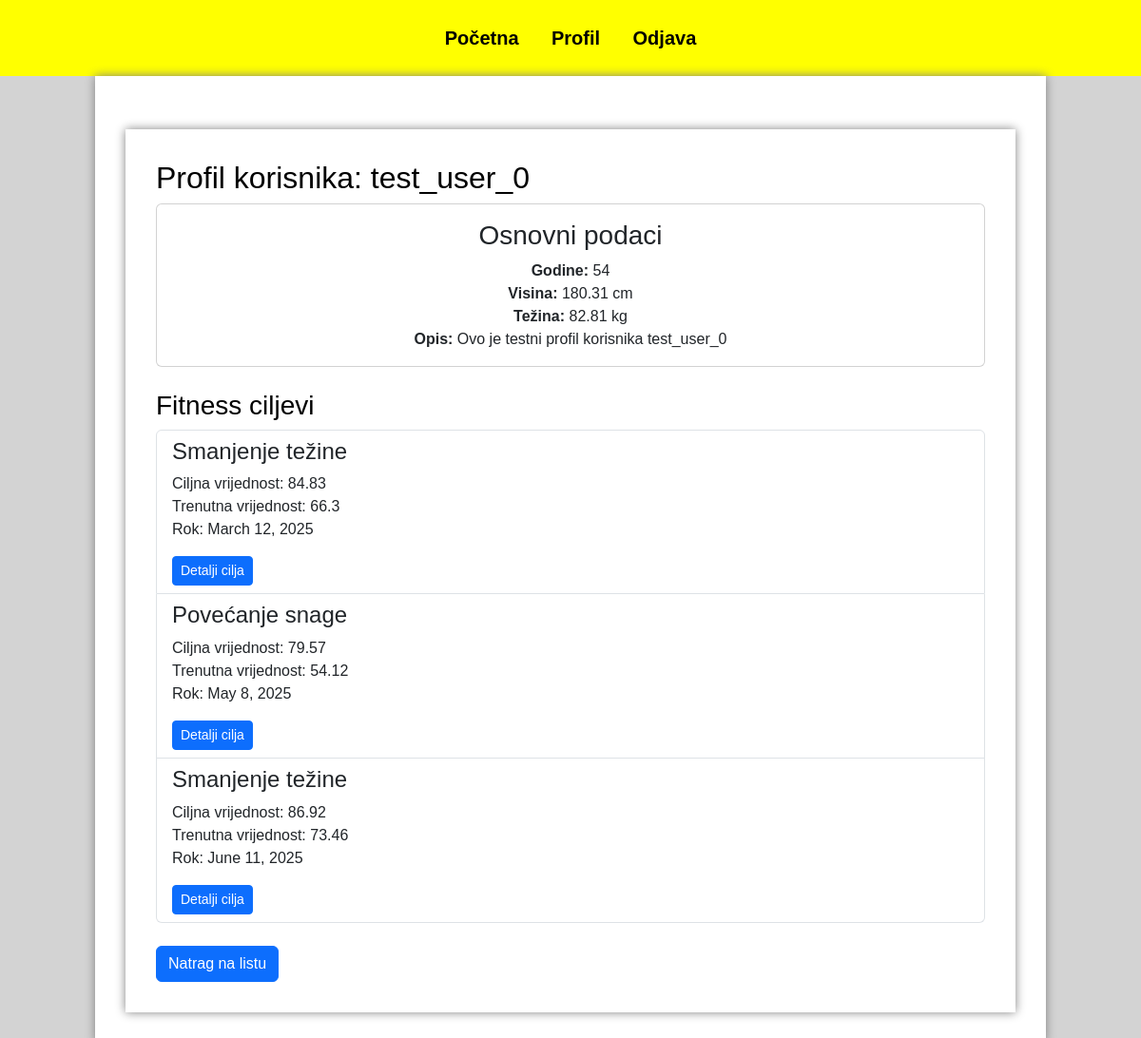
The page /profil/46/ (signed in) on the database its author committed.
### main/models.py (models this page shows, shortened)
class KorisnickiProfil(models.Model):
    korisnik = models.OneToOneField(User, on_delete=models.CASCADE)
    godine = models.PositiveIntegerField()
    visina = models.FloatField(help_text="Visina u cm")
    tezina = models.FloatField(help_text="Težina u kg")
    opis = models.TextField(blank=True, null=True)

class FitnessCilj(models.Model):
    FITNESS_CILJ = [
        ('Mršavljenje', 'Mršavljenje'),
        ('Dobivanje mišićne mase', 'Dobivanje mišićne mase'),
        ('Izdržljivost', 'Izdržljivost'),
        ('Fleksibilnost', 'Fleksibilnost'),
        ('Snaga', 'Snaga'),
        ('Brzina', 'Brzina')
    ]
    korisnik = models.ForeignKey(KorisnickiProfil, on_delete=models.CASCADE, related_name="fitness_ciljevi")
    naziv_cilja = models.CharField(max_length=255, choices=FITNESS_CILJ)
    ciljna_vrijednost = models.FloatField(default=0, help_text="(npr. ciljna težina, udaljenost ili broj ponavljanja)")
    trenutna_vrijednost = models.FloatField(default=0)
    rok = models.DateField()

### main/views.py (the view)
# urls.py: path('profil/<int:pk>/', KorisnickiProfilDetailView.as_view(), name='profil-detail'),
class KorisnickiProfilDetailView(LoginRequiredMixin, DetailView):
    model = KorisnickiProfil
    template_name = 'main/korisnicki_profil_detail.html'
    context_object_name = 'profil'

### templates/main/korisnicki_profil_detail.html
{% extends 'base.html' %}
{% block content %}
<div class="container mt-4">
    <h2>Profil korisnika: {{ profil.korisnik.username }}</h2>
    <div class="card mb-4">
        <div class="text-center card-body">
            <h3 class="card-title">Osnovni podaci</h3>
            <p class="card-text">
                <strong>Godine:</strong> {{ profil.godine }}<br>
                <strong>Visina:</strong> {{ profil.visina }} cm<br>
                <strong>Težina:</strong> {{ profil.tezina }} kg<br>
                <strong>Opis:</strong> {{ profil.opis|default:"Nije unesen" }}
            </p>
        </div>
    </div>
    <h3>Fitness ciljevi</h3>
    <div class="list-group mb-4">
        {% for cilj in profil.fitness_ciljevi.all %}
        <div class="list-group-item">
            <h4>{{ cilj.naziv_cilja }}</h4>
            <p>
                Ciljna vrijednost: {{ cilj.ciljna_vrijednost }}<br>
                Trenutna vrijednost: {{ cilj.trenutna_vrijednost }}<br>
                Rok: {{ cilj.rok }}
            </p>
            <a href="{% url 'cilj-detail' cilj.pk %}" class="btn btn-sm btn-primary">Detalji cilja</a>
        </div>
        {% empty %}
        <p>Nema postavljenih ciljeva.</p>
        {% endfor %}
    </div>
    <a href="{% url 'profil-list' %}" class="btn btn-primary">Natrag na listu</a>
</div>
{% endblock %}

### templates/base.html (style rules this page uses)
body { font-family: Arial, sans-serif; margin: 0; padding: 0; background-color: lightgray; color: black; }
.container { padding: 32px; max-width: 1000px; margin: auto; background: white; box-shadow: 0 0 10px gray; }

### rows shown on the page
KorisnickiProfil: korisnik.username "test_user_0", godine "54", visina "180.31", tezina "82.81", opis "Ovo je testni profil korisnika test_user_0"
FitnessCilj: naziv_cilja "Smanjenje težine", ciljna_vrijednost "84.83", trenutna_vrijednost "66.3", rok "March 12, 2025"
FitnessCilj: naziv_cilja "Povećanje snage", ciljna_vrijednost "79.57", trenutna_vrijednost "54.12", rok "May 8, 2025"
FitnessCilj: naziv_cilja "Smanjenje težine", ciljna_vrijednost "86.92", trenutna_vrijednost "73.46", rok "June 11, 2025"
